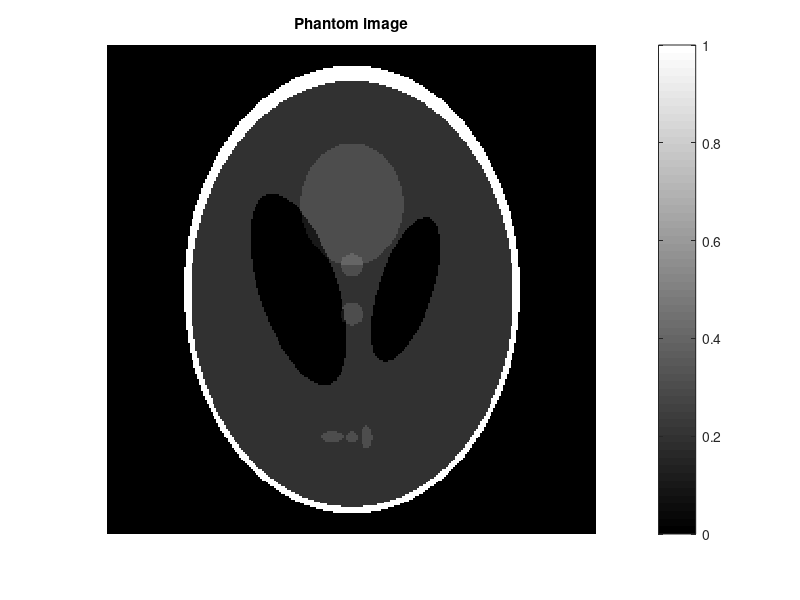
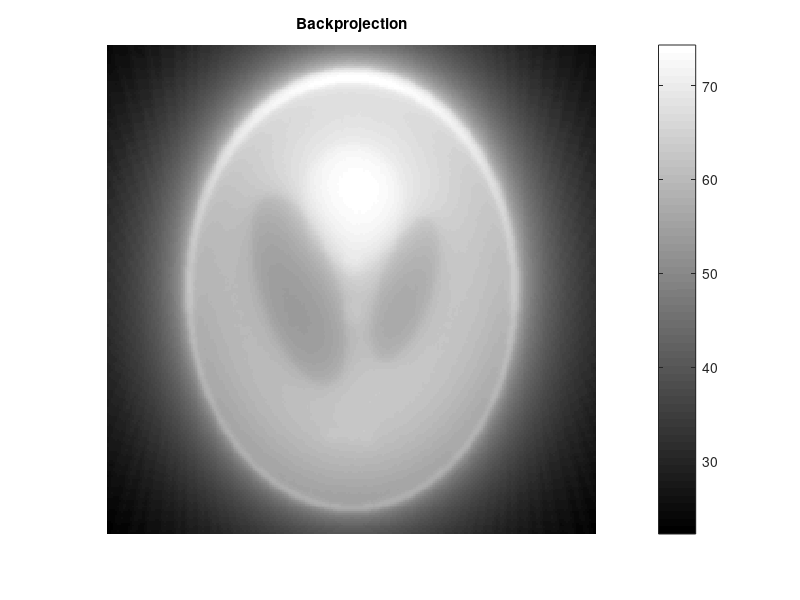

Here is the MATLAB script that generated these plots, in order: (Note: this script raises an error after producing the figures.)
clear all
close all

tic

%% Q2

img = phantom(256);

figure(1)
imshow(img);
colorbar
title('Phantom image')

%% (a)
theta = [0:3:177];
radon_trans = radon(img,theta);

%%% Backprojection
back_proj = iradon(radon_trans, theta, 'linear', 'none');

figure(2)
imshow(back_proj,[]);
colorbar
title('Backprojection')

%%% Filtered backprojections

radon_rl1 = myFilter(radon_trans, 'Ram-Lak', 1);
backproj_rl1 = iradon(radon_rl1, theta, 'linear', 'none', 1, size(img,1));
radon_sl1 = myFilter(radon_trans, 'Shepp-Logan', 1);
backproj_sl1 = iradon(radon_sl1, theta, 'linear', 'none');
radon_cos1 = myFilter(radon_trans, 'Cosine', 1);
backproj_cos1 = iradon(radon_cos1, theta, 'linear', 'none');

radon_rl2 = myFilter(radon_trans, 'Ram-Lak', 0.5);
backproj_rl2 = iradon(radon_rl2, theta, 'linear', 'none');
radon_sl2 = myFilter(radon_trans, 'Shepp-Logan', 0.5);
backproj_sl2 = iradon(radon_sl2, theta, 'linear', 'none');
radon_cos2 = myFilter(radon_trans, 'Cosine', 0.5);
backproj_cos2 = iradon(radon_cos2, theta, 'linear', 'none');

figure(3);
imshow(backproj_rl1, []);
colorbar
title('Ram-Lak filter, L = \omega_{max}');

figure(4);
imshow(backproj_sl1, []);
colorbar
title('Shepp-Logan filter, L = \omega_{max}');

figure(5);
imshow(backproj_cos1, []);
colorbar
title('Cosine filter, L = \omega_{max}');

figure(6);
imshow(backproj_rl2, []);
colorbar
title('Ram-Lak filter, L = \omega_{max}/2');

figure(7);
imshow(backproj_sl2, []);
colorbar
title('Shepp-Logan filter, L = \omega_{max}/2');

figure(8);
imshow(backproj_cos2, []);
colorbar
title('Cosine filter, L = \omega_{max}/2');

%% Comments for (a):
% The reconstructed images for the $L=w_{max/2}$ are clearly blurred/smmoth
% compared to their $L={w_max}$ counterparts. This is to be expected as 
% higher frequency components are chopped off in the former case. Comparing
% between filters, the graininess in the Ram-Lak filter is the highest,
% followed by the Shepp-Logan and Cosine filters. Looking at their
% frequency responses, it can be understood to be a result of amplication
% of quantization noise, i.e., when computing the Radon transforms and
% inverse Radon transforms, DFT is used which is a discretized version of
% the theoretically used DTFT. This introduces the reconstruction error,
% which is most amplified by filters with higher magnitudes at higher
% frequncies, .ie., Ram-Lak. 

%% (b)
%%% Blurring images
mask1 = fspecial ('gaussian', 11, 1);
mask2 = fspecial ('gaussian', 51, 5);
img_blur1 = conv2 (img, mask1, 'same');
img_blur2 = conv2 (img, mask2, 'same');

figure(9);
imshow(img,[]);
colorbar
title('S_0');

figure(10);
imshow(img_blur1,[]);
colorbar
title('S_1');

figure(11);
imshow(img_blur2,[]);
colorbar
title('S_5');

%%% Computing Radont transform
radon_trans_blur1 = radon(img_blur1,theta); 
radon_trans_blur2 = radon(img_blur2,theta);

%%% Applying Ram-Lak filter
radon_blur1_filt = myFilter(radon_trans_blur1, 'Ram-Lak', 1);
radon_blur2_filt = myFilter(radon_trans_blur2, 'Ram-Lak', 1);

%%% Backprojection
backproj_blur1 = iradon(radon_blur1_filt, theta, 'linear', 'none');
backproj_blur2 = iradon(radon_blur2_filt, theta, 'linear', 'none');

figure(12);
imshow(backproj_rl1,[]);
colorbar;
title('Filtered backprojection for S_0');

figure(13);
imshow(backproj_blur1,[]);
colorbar;
title('Filtered backprojection for S_1');

figure(14);
imshow(backproj_blur2,[]);
colorbar;
title('Filtered backprojection for S_5');

%%% Computing RRMSE
rrmse_s0 = sqrt(sum(sum((img-backproj_rl1).^2))/sum(sum(img.^2)));
rrmse_s1 = sqrt(sum(sum((img_blur1-backproj_blur1(2:257,2:257)).^2))/sum(sum(img_blur1.^2)));
rrmse_s5 = sqrt(sum(sum((img_blur2-backproj_blur2(2:257,2:257)).^2))/sum(sum(img_blur2.^2)));

fprintf('The RRMSE for S_0 is %.3f, for S_1 IS %0.3f and for S_5 is %.3f\n', rrmse_s0, rrmse_s1, rrmse_s5);

%% Comments about (b):
% The RRMSE for the unblurred phantom image is the most with the most
% blurred image having the least RRMSE. Blurring the image corresponds to
% low-pass filtering in the frequnecy domain, hence attenuating high
% frequency components. Since the graininess in the reconstruction is due
% to amplification of "quantization noise", i.e., high-frequency
% components, the blurred images would naturally have lower reconstruction
% error.

%% (c)

%%% S_0
rrmse_s0_arr = zeros(1,512);
for L=1:512
    radon_s0 = myFilter(radon_trans, 'Ram-Lak', L/512);
    backproj_s0 = iradon(radon_s0, theta, 'linear', 'none');
    rrmse_s0_arr(L) = sqrt(sum(sum((img-backproj_s0(2:257,2:257)).^2))/sum(sum(img.^2)));
end

figure(15);
plot(rrmse_s0_arr);
title('RRMSE for S_0');
xlabel('L');
ylabel('RRMSE');

%%% S_1
rrmse_s1_arr = zeros(1,512);
for L=1:512
    radon_s1 = myFilter(radon_trans_blur1, 'Ram-Lak', L/512);
    backproj_s1 = iradon(radon_s1, theta, 'linear', 'none');
    rrmse_s1_arr(L) = sqrt(sum(sum((img_blur1-backproj_s1(2:257,2:257)).^2))/sum(sum(img_blur1.^2)));
end

figure(16);
plot(rrmse_s1_arr);
title('RRMSE for S_1');
xlabel('L');
ylabel('RRMSE');

%%% S_5
rrmse_s5_arr = zeros(1,512);
for L=1:512
    radon_s5 = myFilter(radon_trans_blur2, 'Ram-Lak', L/512);
    backproj_s5 = iradon(radon_s5, theta, 'linear', 'none');
    rrmse_s5_arr(L) = sqrt(sum(sum((img_blur2-backproj_s5(2:257,2:257)).^2))/sum(sum(img_blur2.^2)));
end

figure(17);
plot(rrmse_s5_arr);
title('RRMSE for S_5');
xlabel('L');
ylabel('RRMSE');

%% Comments about (c):
% As L increses, RRMSE decreases. This is because lesser information from
% the image is lost as we incrase L. We are chopping off fewer frequency
% components. This differs from Gaussian blurring in that chopping off
% frequencies (ideal low-pass filtering) results in ringing artifacts
% (Gibbs phenomenon). 

toc


